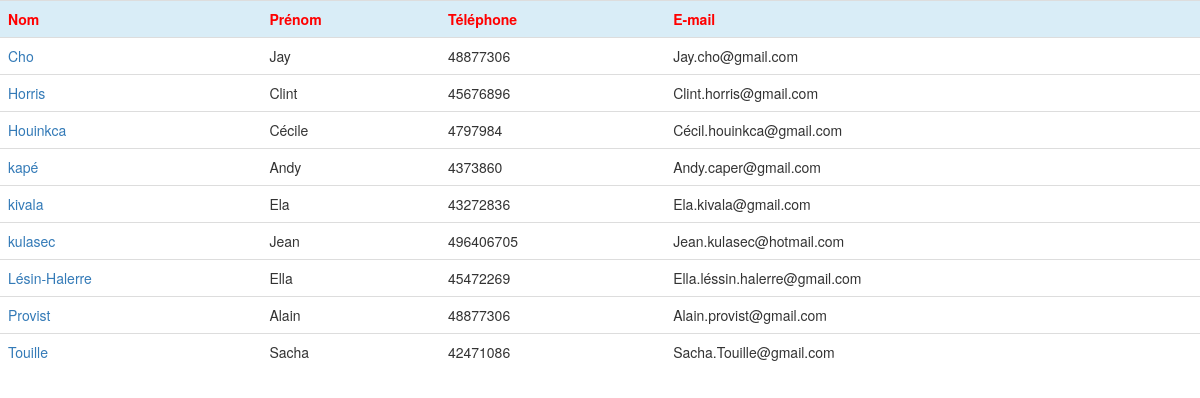
/partials/annuaire.php, run on an earlier commit of the app's database.
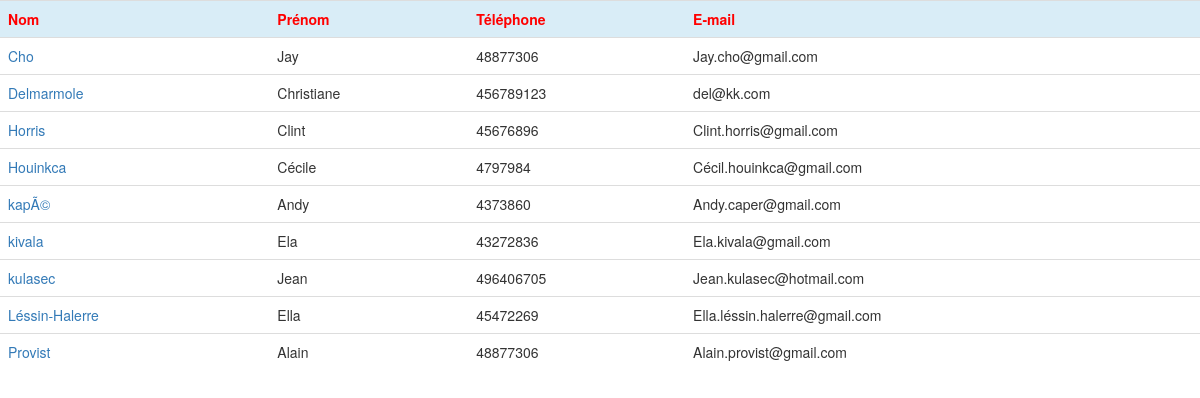
And on a later commit of the database.
### tables this page shows
CREATE TABLE IF NOT EXISTS `annuaire` (
  `idannuaire` int(10) UNSIGNED NOT NULL AUTO_INCREMENT,
  `nom` varchar(45) NOT NULL,
  `prenom` varchar(45) NOT NULL,
  `telephone` int(11) NOT NULL,
  `email` varchar(45) NOT NULL,
  PRIMARY KEY (`idannuaire`)
);

### partials/annuaire.php (the view, shortened to what this page needs)
<?php
try {
    $bdd = new PDO('mysql:host=localhost;dbname=id7012993_gocip;charset=utf8', 'id7012993_antoni', 'gocip');
    $reponse =  $bdd->query('SELECT * FROM annuaire ORDER BY nom ASC LIMIT 10');
} catch (Exception $e) {
    die('Erreur : '.$e->getMessage());
}
?>
<!DOCTYPE html>
<html lang="en" dir="ltr">
    <head>
        <link href="../assets/css/style.css" rel="stylesheet">
        <link rel="stylesheet" href="https://maxcdn.bootstrapcdn.com/bootstrap/3.3.7/css/bootstrap.min.css">
    </head>
    <body>
        <table class="table">
            <tr class="info">
                <th>Nom</th>
                <th>Prénom</th>
                <th>Téléphone</th>
                <th>E-mail</th>
            </tr>
<?php
    while ($donnees = $reponse->fetch()) {
        ?>
            <tr>
                <td> <a href="./detailcontact.php?id=<?= $donnees['idannuaire']; ?>" ><?= $donnees['nom']; ?></a></td>
                <td><?= $donnees['prenom']  ?></td>
                <td><?= $donnees['telephone']  ?></td>
                <td><?= $donnees['email']  ?></td>
            </tr>
<?php
    }
?>
        </table>
    </body>
</html>

What changed in the data, as far as the page shows it:
no longer on this page (row unchanged): annuaire: nom "Touille", prenom "Sacha", telephone "42471086", email "Sacha.Touille@gmail.com"
added annuaire: nom "Delmarmole", prenom "Christiane", telephone "456789123", email "del@kk.com"
changed annuaire "Andy": nom "kapé" → "kapÃ©"
changed annuaire "Ella": nom "Lésin-Halerre" → "Léssin-Halerre"
